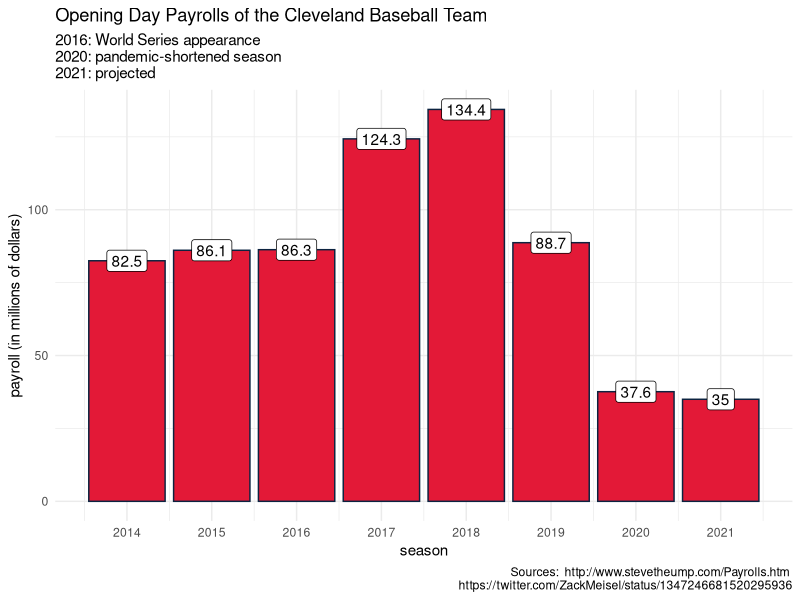

Generate this figure with R:
## ---- chunk 1
knitr::opts_chunk$set(echo = TRUE)
library("tidyverse")
## ---- chunk 2
years <- 2014:2021
payrolls <- c(82.5, 86.1, 86.3, 124.3, 134.4, 88.7, 37.6, 35)
df <- data.frame(years, payrolls)
## ---- chunk 3
df %>%
  ggplot(aes(x = years, y = payrolls, label = payrolls)) +
  geom_bar(stat = "identity", fill = "#E31937", color = "#0C2340") +
  geom_label() +
  labs(title = "Opening Day Payrolls of the Cleveland Baseball Team",
       subtitle = "2016: World Series appearance\n2020: pandemic-shortened season\n2021: projected",
       caption = "Sources:  http://www.stevetheump.com/Payrolls.htm \n https://twitter.com/ZackMeisel/status/1347246681520295936",
       x = "season", y = "payroll (in millions of dollars)") +
  scale_x_continuous(breaks = 2014:2021, 
                     labels = c("2014", "2015", "2016", "2017", "2018", "2019", "2020", "2021")) +
  theme_minimal()
